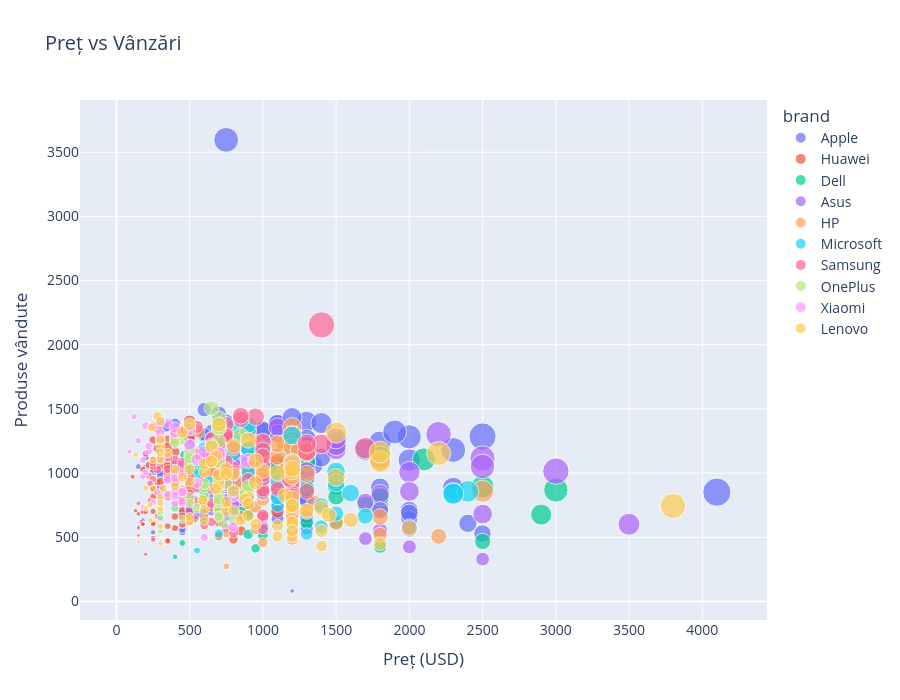

The code cell stored with this chart in its notebook:
### Markdown cell above
Grafic 4: Preț vs Vânzări (Scatter Plot)

### Code cell
fig4 = px.scatter(
    df_filtered,
    x='price',
    y='quantity_sold',
    color='brand',
    title='Preț vs Vânzări',
    labels={'price': 'Preț (USD)', 'quantity_sold': 'Produse vândute'},
    hover_data=['product_name'],
    opacity=0.7,
    size='revenue',
    size_max=20
)
fig4.update_layout(title_font_size=20, font_size=14, height=700)
fig4.show()

### Figure 1 — Plotly figure (JSON) as saved in the notebook; plotly's stock layout.template omitted (floating-point values rounded to 4 significant figures; data arrays with more than 128 entries replaced by an {"elided": "..."} marker saying what was removed)
{"data": [{"customdata": {"elided": "132x1 str values"}, "hovertemplate": "brand=Apple<br>Preț (USD)=%{x}<br>Produse vândute=%{y}<br>revenue=%{marker.size}<br>product_name=%{customdata[0]}<extra></extra>", "legendgroup": "Apple", "marker": {"color": "#636efa", "opacity": 0.7, "size": {"elided": "132 float values"}, "sizemode": "area", "sizeref": 8731.0, "symbol": "circle"}, "mode": "markers", "name": "Apple", "orientation": "v", "showlegend": true, "type": "scatter", "x": {"elided": "132 float values"}, "xaxis": "x", "y": {"elided": "132 float values"}, "yaxis": "y"}, {"customdata": [["Mate 40 (256GB, Orange)"], ["MediaPad T5 (64GB, Brown)"], ["MatePad T10s (512GB, Yellow)"], ["P30 Pro (64GB, Brown)"], ["MatePad Pro 12.6 (128GB, White)"], ["MediaPad T5 (512GB, Yellow)"], ["MediaPad T5 (512GB, Purple)"], ["MediaPad M6 (64GB, Green)"], ["P20 (256GB, Blue)"], ["P40 Pro (512GB, Brown)"], ["P20 Pro (64GB, White)"], ["Mate 20 (1TB, Gray)"], ["P20 (512GB, Black)"], ["P20 Pro (128GB, White)"], ["MediaPad M6 (1TB, Brown)"], ["P40 (64GB, Orange)"], ["P40 Pro (256GB, Red)"], ["P30 (64GB, Gray)"], ["MatePad Pro 12.6 (1TB, Yellow)"], ["MatePad 11 (512GB, Blue)"], ["P30 Pro (128GB, Orange)"], ["MatePad T10 (64GB, Blue)"], ["Mate 40 (1TB, Black)"], ["P40 Pro (1TB, Brown)"], ["MatePad T8 (512GB, Red)"], ["MatePad T8 (256GB, Green)"], ["P20 (512GB, Purple)"], ["P30 (128GB, Purple)"], ["P30 (512GB, Brown)"], ["MatePad T8 (256GB, Gray)"], ["MediaPad M6 (1TB, White)"], ["MatePad T10s (128GB, Gray)"], ["Mate 40 (256GB, Brown)"], ["P20 (64GB, Green)"], ["P20 Pro (128GB, Orange)"], ["MediaPad T5 (128GB, Orange)"], ["MatePad T8 (1TB, Black)"], ["MatePad T10s (1TB, Gray)"], ["MatePad Pro (64GB, Blue)"], ["Mate 20 (256GB, Green)"], ["Mate 30 (512GB, White)"], ["MediaPad M5 (128GB, Red)"], ["MatePad Pro (128GB, Green)"], ["P30 Pro (512GB, Green)"], ["Mate 20 (128GB, White)"], ["MatePad Pro 12.6 (1TB, Green)"], ["MatePad Pro (64GB, Orange)"], ["Nova 9 (256GB, Orange)"], ["MatePad T10 (64GB, Red)"], ["MatePad 11 (1TB, Green)"], ["MediaPad M5 (64GB, Black)"], ["Mate 40 (64GB, Brown)"], ["P30 (1TB, Green)"], ["MatePad 11 (128GB, Green)"], ["MatePad T10 (512GB, Purple)"], ["MatePad Paper (512GB, Brown)"], ["MatePad 11 (64GB, Brown)"], ["P40 (256GB, Green)"], ["P40 (256GB, Purple)"], ["MatePad Paper (64GB, Orange)"], ["MatePad 11 (512GB, Yellow)"], ["Mate 30 (128GB, Brown)"], ["P40 Pro (128GB, Black)"], ["MediaPad M5 (256GB, Black)"], ["MatePad Paper (256GB, Yellow)"], ["Nova 9 (1TB, Yellow)"], ["Nova 9 (128GB, Blue)"], ["Nova 9 (512GB, Purple)"], ["MatePad T10s (256GB, Blue)"], ["MatePad Pro (64GB, Black)"], ["MatePad T8 (512GB, Blue)"], ["P30 Pro (1TB, Yellow)"], ["Mate 20 (1TB, White)"], ["P20 Pro (256GB, Gray)"], ["MediaPad M6 (64GB, Purple)"], ["Mate 30 (1TB, Red)"], ["Mate 30 (64GB, Gray)"], ["P40 (1TB, Blue)"], ["P20 (128GB, Purple)"], ["Mate 30 (1TB, White)"], ["MediaPad M5 (64GB, Brown)"], ["P30 Pro (1TB, Green)"], ["P20 (128GB, Purple)"], ["P20 Pro (1TB, Black)"], ["Nova 9 (64GB, Yellow)"], ["MatePad Paper (128GB, Green)"], ["MatePad Pro 12.6 (128GB, Yellow)"], ["MediaPad M6 (128GB, Black)"], ["Mate 40 (128GB, Purple)"], ["MatePad T10s (64GB, Yellow)"], ["MatePad T10 (512GB, Yellow)"], ["Mate 20 (128GB, Brown)"], ["P40 (512GB, Black)"], ["MediaPad T5 (1TB, Blue)"], ["MediaPad M5 (512GB, Green)"], ["MatePad T10s (64GB, Yellow)"], ["P40 Pro (64GB, Purple)"]], "hovertemplate": "brand=Huawei<br>Preț (USD)=%{x}<br>Produse vândute=%{y}<br>revenue=%{marker.size}<br>product_name=%{customdata[0]}<extra></extra>", "legendgroup": "Huawei", "marker": {"color": "#EF553B", "opacity": 0.7, "size": [926000.0, 215600.0, 175500.0, 449600.0, 965300.0, 260700.0, 316500.0, 334000.0, 264100.0, 1196000.0, 280200.0, 649100.0, 238000.0, 440300.0, 319500.0, 361800.0, 576200.0, 330900.0, 771500.0, 794100.0, 700600.0, 87150.0, 1534000.0, 978400.0, 102400.0, 104800.0, 931000.0, 373400.0, 459100.0, 106900.0, 649400.0, 234300.0, 909300.0, 124000.0, 257200.0, 204500.0, 125500.0, 152200.0, 430100.0, 310900.0, 386700.0, 464800.0, 389900.0, 467500.0, 509200.0, 982500.0, 472100.0, 270000.0, 185400.0, 1191000.0, 284900.0, 418200.0, 629800.0, 389200.0, 221000.0, 433400.0, 394800.0, 913600.0, 637200.0, 407200.0, 322500.0, 228400.0, 355800.0, 367800.0, 328300.0, 560600.0, 342800.0, 530100.0, 73800.0, 404700.0, 91910.0, 625700.0, 799000.0, 597200.0, 151200.0, 861600.0, 298800.0, 549400.0, 165200.0, 574800.0, 373800.0, 713200.0, 165200.0, 814800.0, 420700.0, 355300.0, 712800.0, 349600.0, 761200.0, 108500.0, 139800.0, 314500.0, 810000.0, 218800.0, 205400.0, 108500.0, 460600.0], "sizemode": "area", "sizeref": 8731.0, "symbol": "circle"}, "mode": "markers", "name": "Huawei", "orientation": "v", "showlegend": true, "type": "scatter", "x": [899.0, 220.0, 250.0, 499.0, 700.0, 280.0, 300.0, 280.0, 399.0, 1099.0, 300.0, 899.0, 299.0, 350.0, 450.0, 499.0, 599.0, 300.0, 1099.0, 699.0, 499.0, 150.0, 1299.0, 1199.0, 150.0, 169.0, 749.0, 350.0, 499.0, 110.0, 650.0, 220.0, 799.0, 250.0, 250.0, 250.0, 180.0, 250.0, 499.0, 499.0, 799.0, 399.0, 599.0, 850.0, 400.0, 1099.0, 499.0, 450.0, 180.0, 899.0, 350.0, 499.0, 699.0, 450.0, 250.0, 699.0, 400.0, 699.0, 499.0, 499.0, 500.0, 400.0, 699.0, 350.0, 499.0, 699.0, 400.0, 599.0, 200.0, 499.0, 130.0, 899.0, 799.0, 450.0, 250.0, 1200.0, 450.0, 699.0, 350.0, 849.0, 299.0, 850.0, 350.0, 1200.0, 350.0, 499.0, 779.0, 350.0, 699.0, 180.0, 200.0, 250.0, 899.0, 250.0, 350.0, 180.0, 599.0], "xaxis": "x", "y": [1030.0, 980.0, 702.0, 901.0, 1379.0, 931.0, 1055.0, 1193.0, 662.0, 1088.0, 934.0, 722.0, 796.0, 1258.0, 710.0, 725.0, 962.0, 1103.0, 702.0, 1136.0, 1404.0, 581.0, 1181.0, 816.0, 683.0, 620.0, 1243.0, 1067.0, 920.0, 972.0, 999.0, 1065.0, 1138.0, 496.0, 1029.0, 818.0, 697.0, 609.0, 862.0, 623.0, 484.0, 1165.0, 651.0, 550.0, 1273.0, 894.0, 946.0, 600.0, 1030.0, 1325.0, 814.0, 838.0, 901.0, 865.0, 884.0, 620.0, 987.0, 1307.0, 1277.0, 816.0, 645.0, 571.0, 509.0, 1051.0, 658.0, 802.0, 857.0, 885.0, 369.0, 811.0, 707.0, 696.0, 1000.0, 1327.0, 605.0, 718.0, 664.0, 786.0, 472.0, 677.0, 1250.0, 839.0, 472.0, 679.0, 1202.0, 712.0, 915.0, 999.0, 1089.0, 603.0, 699.0, 1258.0, 901.0, 875.0, 587.0, 603.0, 769.0], "yaxis": "y"}, {"customdata": [["G3 15 (512GB, Gray)"], ["Latitude 7400 (64GB, Green)"], ["Inspiron 14 5000 (128GB, Green)"], ["XPS 17 (9700) (1TB, Black)"], ["Inspiron 14 5000 (256GB, Gray)"], ["Inspiron 15 3000 (1TB, Brown)"], ["Latitude 7400 (1TB, Orange)"], ["Inspiron 14 5000 (512GB, Purple)"], ["G5 15 (1TB, White)"], ["XPS 15 (9500) (64GB, Blue)"], ["Alienware m15 R3 (256GB, Black)"], ["XPS 13 (9370) (1TB, Black)"], ["XPS 15 (9500) (256GB, Yellow)"], ["XPS 15 (9500) (256GB, White)"], ["XPS 13 (9360) (256GB, Orange)"], ["XPS 17 (9700) (64GB, Yellow)"], ["XPS 15 (9500) (64GB, Yellow)"], ["XPS 13 (9360) (512GB, Purple)"], ["G3 15 (64GB, Red)"], ["Alienware m15 R3 (1TB, Gray)"], ["Inspiron 15 3000 (64GB, Green)"], ["Latitude 7400 (512GB, Orange)"], ["G3 15 (256GB, Yellow)"], ["XPS 13 (9360) (1TB, Purple)"], ["XPS 17 (9700) (256GB, Red)"], ["XPS 13 (9360) (64GB, Black)"], ["Inspiron 15 3000 (512GB, Black)"], ["Inspiron 15 3000 (256GB, Black)"], ["XPS 13 (9370) (64GB, Purple)"], ["Latitude 7400 (128GB, Gray)"], ["G5 15 (64GB, Green)"], ["Alienware m15 R3 (1TB, Brown)"], ["Alienware m15 R3 (1TB, Brown)"], ["G5 15 (512GB, Blue)"], ["Inspiron 15 3000 (1TB, Gray)"], ["G3 15 (128GB, Yellow)"], ["XPS 13 (9360) (256GB, Blue)"], ["XPS 13 (9370) (64GB, Yellow)"], ["Inspiron 14 5000 (256GB, Blue)"], ["XPS 15 (9500) (128GB, Blue)"], ["XPS 13 (9370) (512GB, Gray)"], ["Alienware m15 R3 (128GB, Blue)"], ["XPS 17 (9700) (512GB, Red)"], ["G5 15 (1TB, Brown)"], ["Latitude 7400 (256GB, Black)"], ["G5 15 (64GB, White)"]], "hovertemplate": "brand=Dell<br>Preț (USD)=%{x}<br>Produse vândute=%{y}<br>revenue=%{marker.size}<br>product_name=%{customdata[0]}<extra></extra>", "legendgroup": "Dell", "marker": {"color": "#00cc96", "opacity": 0.7, "size": [393300.0, 1473000.0, 501000.0, 1170000.0, 372000.0, 515000.0, 1346000.0, 594000.0, 1378000.0, 2238000.0, 1421000.0, 800200.0, 1226000.0, 928500.0, 713800.0, 1963000.0, 2607000.0, 1111000.0, 824200.0, 2030000.0, 139600.0, 1141000.0, 515500.0, 1526000.0, 768600.0, 1864000.0, 568200.0, 534700.0, 1274000.0, 595000.0, 888000.0, 1474000.0, 1474000.0, 1125000.0, 205200.0, 471100.0, 604800.0, 1284000.0, 773500.0, 760800.0, 1123000.0, 1465000.0, 2324000.0, 1288000.0, 926400.0, 770400.0], "sizemode": "area", "sizeref": 8731.0, "symbol": "circle"}, "mode": "markers", "name": "Dell", "orientation": "v", "showlegend": true, "type": "scatter", "x": [950.0, 1500.0, 600.0, 2500.0, 599.0, 499.0, 1500.0, 750.0, 1199.0, 2500.0, 1300.0, 1299.0, 1500.0, 1500.0, 899.0, 2900.0, 3000.0, 950.0, 750.0, 1800.0, 400.0, 1299.0, 999.0, 1200.0, 1800.0, 1500.0, 550.0, 469.0, 1800.0, 850.0, 1200.0, 1800.0, 1800.0, 1100.0, 450.0, 899.0, 900.0, 1700.0, 650.0, 1200.0, 1200.0, 1800.0, 2099.0, 1200.0, 1200.0, 1200.0], "xaxis": "x", "y": [414.0, 982.0, 835.0, 468.0, 621.0, 1032.0, 897.0, 792.0, 1149.0, 895.0, 1093.0, 616.0, 817.0, 619.0, 794.0, 677.0, 869.0, 1169.0, 1099.0, 1128.0, 349.0, 878.0, 516.0, 1272.0, 427.0, 1243.0, 1033.0, 1140.0, 708.0, 700.0, 740.0, 819.0, 819.0, 1023.0, 456.0, 524.0, 672.0, 755.0, 1190.0, 634.0, 936.0, 814.0, 1107.0, 1073.0, 772.0, 642.0], "yaxis": "y"}, {"customdata": [["ExpertBook B9 (512GB, Gray)"], ["ROG Strix Scar 15 (256GB, Black)"], ["VivoBook 15 X512 (256GB, Brown)"], ["VivoBook S15 (512GB, Red)"], ["ROG Zephyrus G14 (256GB, Purple)"], ["ZenBook 14 UX425 (128GB, Black)"], ["ZenBook Pro Duo 15 (1TB, Red)"], ["Chromebook Flip C434 (64GB, Brown)"], ["TUF Gaming A15 (128GB, Blue)"], ["ZenBook 14 UX425 (128GB, Gray)"], ["ZenBook Duo 14 (64GB, Gray)"], ["ExpertBook B9 (128GB, Orange)"], ["ZenBook 14 UX425 (256GB, White)"], ["Chromebook Flip C434 (128GB, Black)"], ["ZenBook Duo 14 (512GB, Yellow)"], ["VivoBook 15 X512 (128GB, Purple)"], ["ExpertBook B9 (256GB, Red)"], ["TUF Gaming A15 (128GB, Yellow)"], ["Chromebook Flip C434 (1TB, Gray)"], ["VivoBook S15 (1TB, Gray)"], ["ZenBook Duo 14 (64GB, Green)"], ["VivoBook 15 X512 (1TB, Orange)"], ["VivoBook S15 (256GB, Orange)"], ["TUF Gaming A15 (128GB, Green)"], ["ROG Zephyrus G14 (64GB, Orange)"], ["VivoBook S15 (512GB, Brown)"], ["ExpertBook B9 (64GB, Green)"], ["Chromebook Flip C434 (128GB, Red)"], ["ZenBook Pro Duo 15 (64GB, White)"], ["TUF Gaming A15 (1TB, Orange)"], ["ROG Strix Scar 15 (256GB, Red)"], ["ROG Strix Scar 15 (512GB, Green)"], ["ROG Zephyrus G14 (512GB, Brown)"], ["ZenBook 14 UX425 (1TB, White)"], ["ROG Zephyrus G14 (1TB, Red)"], ["TUF Gaming A15 (1TB, Red)"], ["ZenBook Pro Duo 15 (256GB, White)"], ["ZenBook 14 UX425 (128GB, Purple)"], ["ROG Strix Scar 15 (256GB, Orange)"], ["Chromebook Flip C434 (1TB, Blue)"], ["ROG Strix Scar 15 (512GB, Brown)"], ["VivoBook 15 X512 (64GB, White)"], ["ZenBook Pro Duo 15 (256GB, Gray)"], ["VivoBook S15 (64GB, Red)"], ["ZenBook Pro Duo 15 (256GB, Brown)"], ["VivoBook 15 X512 (64GB, Purple)"]], "hovertemplate": "brand=Asus<br>Preț (USD)=%{x}<br>Produse vândute=%{y}<br>revenue=%{marker.size}<br>product_name=%{customdata[0]}<extra></extra>", "legendgroup": "Asus", "marker": {"color": "#ab63fa", "opacity": 0.7, "size": [833000.0, 2016000.0, 669500.0, 844900.0, 1102000.0, 870900.0, 2786000.0, 418400.0, 734500.0, 717500.0, 997200.0, 1774000.0, 857300.0, 609000.0, 1325000.0, 424800.0, 1076000.0, 1236000.0, 671500.0, 669800.0, 1826000.0, 737100.0, 596200.0, 1001000.0, 2629000.0, 534000.0, 1702000.0, 354000.0, 2106000.0, 1502000.0, 1510000.0, 1283000.0, 1904000.0, 1495000.0, 1318000.0, 1044000.0, 3048000.0, 604800.0, 2865000.0, 826800.0, 1716000.0, 458900.0, 852000.0, 428200.0, 825000.0, 954000.0], "sizemode": "area", "sizeref": 8731.0, "symbol": "circle"}, "mode": "markers", "name": "Asus", "orientation": "v", "showlegend": true, "type": "scatter", "x": [1700.0, 2000.0, 500.0, 749.0, 1200.0, 799.0, 2499.0, 529.0, 899.0, 799.0, 1800.0, 1500.0, 799.0, 500.0, 1299.0, 400.0, 1200.0, 999.0, 599.0, 850.0, 1500.0, 650.0, 750.0, 950.0, 2499.0, 749.0, 2500.0, 500.0, 3499.0, 1200.0, 1800.0, 1800.0, 1499.0, 1100.0, 1699.0, 1199.0, 3000.0, 800.0, 2199.0, 650.0, 2000.0, 650.0, 2000.0, 750.0, 2500.0, 799.0], "xaxis": "x", "y": [490.0, 1008.0, 1339.0, 1128.0, 918.0, 1090.0, 1115.0, 791.0, 817.0, 898.0, 554.0, 1183.0, 1073.0, 1218.0, 1020.0, 1062.0, 897.0, 1237.0, 1121.0, 788.0, 1217.0, 1134.0, 795.0, 1054.0, 1052.0, 713.0, 681.0, 708.0, 602.0, 1252.0, 839.0, 713.0, 1270.0, 1359.0, 776.0, 871.0, 1016.0, 756.0, 1303.0, 1272.0, 858.0, 706.0, 426.0, 571.0, 330.0, 1194.0], "yaxis": "y"}, {"customdata": [["ENVY 15 (256GB, Purple)"], ["ProBook 450 G7 (128GB, Green)"], ["ENVY 13 (1TB, Orange)"], ["EliteBook 840 G6 (64GB, Purple)"], ["Omen 15 (512GB, Yellow)"], ["ProBook 450 G7 (1TB, Yellow)"], ["ENVY 13 (256GB, Purple)"], ["Omen 15 (64GB, Green)"], ["Pavilion 15 (128GB, Black)"], ["ZBook Firefly 14 (64GB, Brown)"], ["Spectre x360 13 (256GB, Gray)"], ["ENVY 15 (1TB, White)"], ["Spectre x360 13 (512GB, Green)"], ["Pavilion 15 (1TB, Gray)"], ["Spectre x360 13 (64GB, Gray)"], ["EliteBook 840 G6 (64GB, Red)"], ["Pavilion 14 (1TB, Purple)"], ["Spectre x360 15 (512GB, Blue)"], ["EliteBook 840 G6 (64GB, Gray)"], ["Spectre x360 15 (128GB, Yellow)"], ["Pavilion 15 (1TB, Black)"], ["Pavilion 14 (128GB, Green)"], ["Omen 15 (128GB, Black)"], ["Spectre x360 13 (128GB, Purple)"], ["ProBook 450 G7 (256GB, Blue)"], ["Spectre x360 13 (64GB, Black)"], ["ENVY 13 (64GB, Black)"], ["ENVY 13 (1TB, Purple)"], ["Spectre x360 15 (128GB, Blue)"], ["ProBook 450 G7 (1TB, Brown)"], ["ZBook Firefly 14 (512GB, Yellow)"], ["Omen 15 (1TB, Green)"], ["Pavilion 15 (64GB, Orange)"], ["ZBook Firefly 14 (128GB, Blue)"], ["ENVY 15 (128GB, Black)"], ["Omen 15 (64GB, Blue)"], ["ENVY 15 (64GB, White)"], ["Pavilion 15 (1TB, Yellow)"], ["Pavilion 14 (1TB, Orange)"], ["ZBook Firefly 14 (64GB, Yellow)"], ["ENVY 15 (64GB, Black)"], ["Pavilion 14 (256GB, White)"], ["EliteBook 840 G6 (128GB, Orange)"], ["Pavilion 14 (1TB, White)"], ["Spectre x360 15 (64GB, Black)"], ["ZBook Firefly 14 (128GB, Black)"]], "hovertemplate": "brand=HP<br>Preț (USD)=%{x}<br>Produse vândute=%{y}<br>revenue=%{marker.size}<br>product_name=%{customdata[0]}<extra></extra>", "legendgroup": "HP", "marker": {"color": "#FFA15A", "opacity": 0.7, "size": [893600.0, 834800.0, 1416000.0, 1630000.0, 1171000.0, 701100.0, 1176000.0, 1978000.0, 427900.0, 2148000.0, 795000.0, 1182000.0, 1506000.0, 927500.0, 1242000.0, 1505000.0, 659100.0, 904800.0, 847200.0, 1285000.0, 479000.0, 740900.0, 1293000.0, 457500.0, 767600.0, 1168000.0, 564600.0, 1350000.0, 741600.0, 777800.0, 916500.0, 1034000.0, 557200.0, 1556000.0, 534800.0, 1118000.0, 1057000.0, 585400.0, 401200.0, 939600.0, 1442000.0, 709800.0, 579600.0, 205500.0, 1186000.0, 1472000.0], "sizemode": "area", "sizeref": 8731.0, "symbol": "circle"}, "mode": "markers", "name": "HP", "orientation": "v", "showlegend": true, "type": "scatter", "x": [899.0, 750.0, 1150.0, 1200.0, 1150.0, 950.0, 950.0, 1800.0, 550.0, 2500.0, 1000.0, 1200.0, 1299.0, 700.0, 1099.0, 1200.0, 650.0, 1300.0, 1200.0, 1200.0, 650.0, 560.0, 1299.0, 999.0, 650.0, 1199.0, 849.0, 1099.0, 1200.0, 850.0, 1500.0, 1350.0, 750.0, 1200.0, 950.0, 2200.0, 1200.0, 649.0, 750.0, 1800.0, 1200.0, 650.0, 1200.0, 750.0, 1800.0, 1250.0], "xaxis": "x", "y": [994.0, 1113.0, 1231.0, 1358.0, 1018.0, 738.0, 1238.0, 1099.0, 778.0, 859.0, 795.0, 985.0, 1159.0, 1325.0, 1130.0, 1254.0, 1014.0, 696.0, 706.0, 1071.0, 737.0, 1323.0, 995.0, 458.0, 1181.0, 974.0, 665.0, 1228.0, 618.0, 915.0, 611.0, 766.0, 743.0, 1297.0, 563.0, 508.0, 881.0, 902.0, 535.0, 522.0, 1202.0, 1092.0, 483.0, 274.0, 659.0, 1178.0], "yaxis": "y"}, {"customdata": [["Surface Pro 9 (256GB, Purple)"], ["Surface Pro 7 (64GB, Black)"], ["Surface Go 3 (1TB, Red)"], ["Surface Pro 7 (1TB, Gray)"], ["Surface Go (1TB, Blue)"], ["Surface Pro 6 (256GB, Orange)"], ["Surface Pro 7+ (1TB, Brown)"], ["Surface Pro 7 (256GB, Blue)"], ["Surface Pro 8 (1TB, Brown)"], ["Surface Go (256GB, Red)"], ["Surface Go 2 (1TB, Orange)"], ["Surface Go 3 (256GB, Yellow)"], ["Surface Pro 7+ (256GB, Blue)"], ["Surface Pro 8 (256GB, Red)"], ["Surface Pro X (128GB, Purple)"], ["Surface Go 2 (512GB, Orange)"], ["Surface Pro 7+ (64GB, Gray)"], ["Surface Book 3 (1TB, Orange)"], ["Surface Pro 6 (256GB, Purple)"], ["Surface Go (1TB, Black)"], ["Surface Go 2 (512GB, Yellow)"], ["Surface Pro X (512GB, White)"], ["Surface Pro 6 (1TB, Red)"], ["Surface Go 2 (256GB, Brown)"], ["Surface Go 3 (64GB, Brown)"], ["Surface Go 3 (64GB, White)"], ["Surface Pro 7 (64GB, White)"], ["Surface Pro 6 (128GB, Red)"], ["Surface Pro 9 (256GB, Red)"], ["Surface Go 3 (256GB, Green)"], ["Surface Pro 8 (128GB, Green)"], ["Surface Pro 9 (64GB, Yellow)"], ["Surface Pro X (64GB, Gray)"], ["Surface Pro 7+ (64GB, Yellow)"], ["Surface Book 3 (128GB, Brown)"], ["Surface Pro 9 (128GB, Brown)"], ["Surface Pro X (512GB, Green)"], ["Surface Book 3 (64GB, Brown)"], ["Surface Pro 7 (512GB, Gray)"], ["Surface Go (256GB, White)"], ["Surface Pro X (256GB, Orange)"], ["Surface Pro 6 (512GB, Red)"], ["Surface Go (512GB, Orange)"], ["Surface Pro 8 (64GB, Purple)"]], "hovertemplate": "brand=Microsoft<br>Preț (USD)=%{x}<br>Produse vândute=%{y}<br>revenue=%{marker.size}<br>product_name=%{customdata[0]}<extra></extra>", "legendgroup": "Microsoft", "marker": {"color": "#19d3f3", "opacity": 0.7, "size": [1069000.0, 961000.0, 552100.0, 1351000.0, 841200.0, 822800.0, 1940000.0, 851400.0, 1130000.0, 547800.0, 1000000.0, 714600.0, 1236000.0, 889100.0, 1070000.0, 369800.0, 919500.0, 2058000.0, 1192000.0, 783000.0, 663400.0, 1518000.0, 1027000.0, 587800.0, 403600.0, 288900.0, 856100.0, 919600.0, 1031000.0, 622400.0, 1087000.0, 683300.0, 907200.0, 684000.0, 817000.0, 1201000.0, 1385000.0, 1929000.0, 1046000.0, 218300.0, 1550000.0, 720000.0, 494200.0, 1237000.0], "sizemode": "area", "sizeref": 8731.0, "symbol": "circle"}, "mode": "markers", "name": "Microsoft", "orientation": "v", "showlegend": true, "type": "scatter", "x": [999.0, 749.0, 799.0, 1599.0, 999.0, 1100.0, 2299.0, 899.0, 1699.0, 550.0, 800.0, 599.0, 1199.0, 1099.0, 899.0, 699.0, 750.0, 2399.0, 1000.0, 750.0, 699.0, 1499.0, 1499.0, 630.0, 400.0, 399.0, 749.0, 799.0, 1099.0, 590.0, 799.0, 1299.0, 900.0, 800.0, 1399.0, 899.0, 1499.0, 2299.0, 1399.0, 550.0, 1199.0, 1200.0, 699.0, 899.0], "xaxis": "x", "y": [1070.0, 1283.0, 691.0, 845.0, 842.0, 748.0, 844.0, 947.0, 665.0, 996.0, 1250.0, 1193.0, 1031.0, 809.0, 1190.0, 529.0, 1226.0, 858.0, 1192.0, 1044.0, 949.0, 1013.0, 685.0, 933.0, 1009.0, 724.0, 1143.0, 1151.0, 938.0, 1055.0, 1361.0, 526.0, 1008.0, 855.0, 584.0, 1336.0, 924.0, 839.0, 748.0, 397.0, 1293.0, 600.0, 707.0, 1376.0], "yaxis": "y"}, {"customdata": [["Galaxy Note10 (1TB, Black)"], ["Galaxy Note20 (512GB, Purple)"], ["Galaxy Tab S4 (256GB, Purple)"], ["Galaxy Note10 (64GB, Green)"], ["Galaxy Note10 (1TB, Yellow)"], ["Galaxy Tab S4 (64GB, White)"], ["Galaxy Tab S6 (512GB, Gray)"], ["Galaxy S10 (512GB, Orange)"], ["Galaxy S22 (1TB, Red)"], ["Galaxy Tab A7 (128GB, Green)"], ["Galaxy Tab S6 (128GB, Red)"], ["Galaxy Z Flip (128GB, Black)"], ["Galaxy S9 (512GB, Yellow)"], ["Galaxy S7 (256GB, Brown)"], ["Galaxy Tab S7 (512GB, Brown)"], ["Galaxy Tab S7 FE (256GB, Black)"], ["Galaxy Tab S7 (512GB, Yellow)"], ["Galaxy Tab S7 FE (64GB, Brown)"], ["Galaxy S20 (512GB, Brown)"], ["Galaxy Tab Active3 (256GB, Red)"], ["Galaxy S22 (128GB, Gray)"], ["Galaxy S21 (128GB, Blue)"], ["Galaxy Tab S5e (64GB, Orange)"], ["Galaxy Tab S7 FE (1TB, Orange)"], ["Galaxy S21 (256GB, Purple)"], ["Galaxy S21 (128GB, Red)"], ["Galaxy Tab Active3 (512GB, Orange)"], ["Galaxy S22 (128GB, Purple)"], ["Galaxy Tab S8 Ultra (64GB, Yellow)"], ["Galaxy Tab A8 (128GB, Gray)"], ["Galaxy S9 (1TB, Gray)"], ["Galaxy S7 (128GB, Green)"], ["Galaxy Tab Active3 (256GB, Yellow)"], ["Galaxy Note10 (1TB, Brown)"], ["Galaxy Tab A7 (128GB, Gray)"], ["Galaxy Tab S4 (128GB, Gray)"], ["Galaxy S8 (128GB, Gray)"], ["Galaxy Tab S8 Ultra (64GB, Purple)"], ["Galaxy Tab S8 Ultra (256GB, Brown)"], ["Galaxy Tab S4 (1TB, Purple)"], ["Galaxy S10 (128GB, Purple)"], ["Galaxy S9 (512GB, White)"], ["Galaxy Tab S4 (64GB, Red)"], ["Galaxy Note10 (128GB, Purple)"], ["Galaxy S9 (128GB, Purple)"], ["Galaxy Z Flip (128GB, Green)"], ["Galaxy S9 (1TB, Black)"], ["Galaxy Tab S8 Ultra (512GB, White)"], ["Galaxy Tab S8 (1TB, Gray)"], ["Galaxy S21 (128GB, Yellow)"], ["Galaxy Tab A8 (64GB, Red)"], ["Galaxy Tab S8 (128GB, Brown)"], ["Galaxy S8 (1TB, Brown)"], ["Galaxy Z Flip (1TB, Brown)"], ["Galaxy Note20 (512GB, Yellow)"], ["Galaxy Tab S5e (128GB, Black)"], ["Galaxy Tab Active3 (256GB, White)"], ["Galaxy Tab S8 (1TB, Blue)"], ["Galaxy Tab Active3 (256GB, Green)"], ["Galaxy Tab A8 (128GB, Yellow)"], ["Galaxy S8 (64GB, Blue)"], ["Galaxy Tab S7 FE (1TB, White)"], ["Galaxy Tab A7 (1TB, Gray)"], ["Galaxy Z Flip (256GB, Blue)"], ["Galaxy S8 (1TB, Yellow)"], ["Galaxy Tab S5e (64GB, Yellow)"], ["Galaxy S20 (128GB, Gray)"], ["Galaxy Note20 (1TB, Yellow)"], ["Galaxy Note20 (512GB, Red)"], ["Galaxy S7 (256GB, White)"], ["Galaxy Tab A8 (64GB, White)"], ["Galaxy Note20 (128GB, Purple)"], ["Galaxy Tab S8 (64GB, Gray)"], ["Galaxy Tab A7 (128GB, Orange)"], ["Galaxy Tab S8 Ultra (128GB, Green)"], ["Galaxy S20 (256GB, Black)"], ["Galaxy S8 (64GB, Gray)"], ["Galaxy Tab S5e (1TB, Black)"], ["Galaxy Tab S6 (128GB, Blue)"], ["Galaxy S22 (256GB, Yellow)"], ["Galaxy S10 (64GB, Yellow)"], ["Galaxy S21 (512GB, Gray)"], ["Galaxy Tab S6 (64GB, Red)"], ["Galaxy Tab A7 (512GB, White)"], ["Galaxy Tab S7 (1TB, White)"], ["Galaxy S7 (256GB, Green)"], ["Galaxy Tab A8 (512GB, Green)"], ["Galaxy S7 (128GB, Blue)"], ["Galaxy Tab S5e (256GB, Brown)"], ["Galaxy Tab S6 (64GB, Green)"]], "hovertemplate": "brand=Samsung<br>Preț (USD)=%{x}<br>Produse vândute=%{y}<br>revenue=%{marker.size}<br>product_name=%{customdata[0]}<extra></extra>", "legendgroup": "Samsung", "marker": {"color": "#FF6692", "opacity": 0.7, "size": [1115000.0, 1517000.0, 984000.0, 687800.0, 1718000.0, 287400.0, 916100.0, 964000.0, 1110000.0, 275500.0, 487300.0, 1245000.0, 379700.0, 120200.0, 828600.0, 342900.0, 818200.0, 355000.0, 791300.0, 572000.0, 794800.0, 485800.0, 361200.0, 807000.0, 1034000.0, 689900.0, 670200.0, 540300.0, 956800.0, 288100.0, 655300.0, 114600.0, 356400.0, 3017000.0, 238800.0, 484500.0, 391700.0, 1059000.0, 1367000.0, 1208000.0, 499500.0, 970000.0, 520000.0, 439300.0, 263200.0, 566000.0, 848200.0, 1014000.0, 1125000.0, 734500.0, 180800.0, 784300.0, 964700.0, 2032000.0, 671300.0, 458100.0, 621000.0, 991200.0, 403000.0, 376900.0, 77250.0, 824800.0, 238300.0, 868000.0, 1176000.0, 594000.0, 843700.0, 1596000.0, 1132000.0, 393800.0, 211400.0, 764700.0, 859600.0, 185800.0, 956000.0, 622800.0, 230600.0, 428000.0, 498500.0, 1229000.0, 366300.0, 985000.0, 336400.0, 269200.0, 855000.0, 271800.0, 370800.0, 85800.0, 746600.0, 486900.0], "sizemode": "area", "sizeref": 8731.0, "symbol": "circle"}, "mode": "markers", "name": "Samsung", "orientation": "v", "showlegend": true, "type": "scatter", "x": [1300.0, 1300.0, 750.0, 750.0, 1399.0, 350.0, 730.0, 749.0, 1199.0, 250.0, 550.0, 999.0, 299.0, 250.0, 799.0, 530.0, 750.0, 450.0, 1199.0, 650.0, 699.0, 699.0, 350.0, 799.0, 749.0, 699.0, 600.0, 699.0, 800.0, 280.0, 999.0, 150.0, 600.0, 1400.0, 250.0, 500.0, 499.0, 999.0, 950.0, 850.0, 399.0, 749.0, 400.0, 399.0, 250.0, 1000.0, 999.0, 1200.0, 1180.0, 650.0, 230.0, 699.0, 1100.0, 1699.0, 999.0, 450.0, 540.0, 1200.0, 650.0, 280.0, 150.0, 650.0, 280.0, 1000.0, 999.0, 449.0, 699.0, 1299.0, 999.0, 350.0, 230.0, 749.0, 700.0, 279.0, 999.0, 699.0, 200.0, 800.0, 650.0, 849.0, 450.0, 999.0, 350.0, 250.0, 900.0, 450.0, 400.0, 150.0, 549.0, 450.0], "xaxis": "x", "y": [858.0, 1167.0, 1312.0, 917.0, 1228.0, 821.0, 1255.0, 1287.0, 926.0, 1102.0, 886.0, 1246.0, 1270.0, 481.0, 1037.0, 647.0, 1091.0, 789.0, 660.0, 880.0, 1137.0, 695.0, 1032.0, 1010.0, 1381.0, 987.0, 1117.0, 773.0, 1196.0, 1029.0, 656.0, 764.0, 594.0, 2155.0, 955.0, 969.0, 785.0, 1060.0, 1439.0, 1421.0, 1252.0, 1295.0, 1300.0, 1101.0, 1053.0, 566.0, 849.0, 845.0, 953.0, 1130.0, 786.0, 1122.0, 877.0, 1196.0, 672.0, 1018.0, 1150.0, 826.0, 620.0, 1346.0, 515.0, 1269.0, 851.0, 868.0, 1177.0, 1323.0, 1207.0, 1229.0, 1133.0, 1125.0, 919.0, 1021.0, 1228.0, 666.0, 957.0, 891.0, 1153.0, 535.0, 767.0, 1447.0, 814.0, 986.0, 961.0, 1077.0, 950.0, 604.0, 927.0, 572.0, 1360.0, 1082.0], "yaxis": "y"}, {"customdata": [["8T (64GB, Yellow)"], ["6 (1TB, Black)"], ["6T (512GB, Green)"], ["8 (1TB, Green)"], ["8 (1TB, White)"], ["10 Pro (128GB, Green)"], ["7T (128GB, Brown)"], ["5T (256GB, Blue)"], ["5T (512GB, Red)"], ["7T (512GB, White)"], ["7T (64GB, Brown)"], ["5 (512GB, White)"], ["8T (1TB, Gray)"], ["7 Pro (1TB, Green)"], ["8 (1TB, Brown)"], ["10 Pro (512GB, Brown)"], ["6T (64GB, Gray)"], ["7 Pro (256GB, Brown)"], ["8 (64GB, Gray)"], ["5T (128GB, Brown)"], ["6T (512GB, Red)"], ["8T (128GB, Blue)"], ["6 (512GB, Black)"], ["8T (128GB, Black)"], ["5 (512GB, Green)"], ["6 (512GB, Orange)"], ["5T (256GB, Orange)"], ["6T (64GB, Purple)"], ["9 (64GB, White)"], ["7 Pro (256GB, Purple)"], ["5 (256GB, Brown)"], ["9 (64GB, Yellow)"], ["6 (64GB, Red)"], ["7T (1TB, Blue)"], ["5 (128GB, Yellow)"], ["9 (64GB, Brown)"], ["6 (512GB, White)"], ["8 (512GB, Brown)"], ["10 Pro (1TB, White)"], ["5T (1TB, Blue)"], ["6T (64GB, Blue)"], ["9 (256GB, Purple)"], ["5 (256GB, Green)"], ["7 Pro (128GB, White)"], ["7T (64GB, Yellow)"], ["10 Pro (256GB, Brown)"], ["7 Pro (256GB, Blue)"]], "hovertemplate": "brand=OnePlus<br>Preț (USD)=%{x}<br>Produse vândute=%{y}<br>revenue=%{marker.size}<br>product_name=%{customdata[0]}<extra></extra>", "legendgroup": "OnePlus", "marker": {"color": "#B6E880", "opacity": 0.7, "size": [567100.0, 531900.0, 680600.0, 943600.0, 779400.0, 589300.0, 291300.0, 585800.0, 946400.0, 569400.0, 336400.0, 873100.0, 548100.0, 692100.0, 803700.0, 1096000.0, 196100.0, 996100.0, 210500.0, 336100.0, 977400.0, 382500.0, 762600.0, 532400.0, 506800.0, 444000.0, 636800.0, 376400.0, 503900.0, 485800.0, 400200.0, 163900.0, 244300.0, 791100.0, 293200.0, 288400.0, 465500.0, 460600.0, 702100.0, 382200.0, 208100.0, 504200.0, 543100.0, 557900.0, 492400.0, 556400.0, 399100.0], "sizemode": "area", "sizeref": 8731.0, "symbol": "circle"}, "mode": "markers", "name": "OnePlus", "orientation": "v", "showlegend": true, "type": "scatter", "x": [449.0, 599.0, 499.0, 699.0, 899.0, 699.0, 399.0, 499.0, 699.0, 499.0, 399.0, 699.0, 599.0, 749.0, 899.0, 849.0, 299.0, 699.0, 299.0, 299.0, 649.0, 449.0, 699.0, 499.0, 699.0, 729.0, 699.0, 299.0, 399.0, 599.0, 499.0, 299.0, 299.0, 649.0, 349.0, 450.0, 699.0, 699.0, 849.0, 499.0, 299.0, 799.0, 699.0, 499.0, 399.0, 699.0, 549.0], "xaxis": "x", "y": [1263.0, 888.0, 1364.0, 1350.0, 867.0, 843.0, 730.0, 1174.0, 1354.0, 1141.0, 843.0, 1249.0, 915.0, 924.0, 894.0, 1291.0, 656.0, 1425.0, 704.0, 1124.0, 1506.0, 852.0, 1091.0, 1067.0, 725.0, 609.0, 911.0, 1259.0, 1263.0, 811.0, 802.0, 548.0, 817.0, 1219.0, 840.0, 641.0, 666.0, 659.0, 827.0, 766.0, 696.0, 631.0, 777.0, 1118.0, 1234.0, 796.0, 727.0], "yaxis": "y"}, {"customdata": [["Mi 10 (64GB, Orange)"], ["Mi 11 (1TB, Gray)"], ["Mi 10 (256GB, Orange)"], ["Mi 9 (64GB, Green)"], ["Mi 10 (1TB, Brown)"], ["11T (1TB, Yellow)"], ["Mi 9 (256GB, Red)"], ["Redmi Note 10 (1TB, Green)"], ["Mi 11 (128GB, Gray)"], ["Redmi Note 11 (128GB, Purple)"], ["Redmi Note 9 (1TB, White)"], ["Mi 11 (64GB, Green)"], ["12 (256GB, Gray)"], ["11T (1TB, White)"], ["Poco F3 (256GB, Green)"], ["Redmi Note 10 (64GB, Blue)"], ["12 (1TB, Black)"], ["Poco F3 (128GB, Blue)"], ["Redmi Note 9 (128GB, Brown)"], ["Poco F3 (256GB, Black)"], ["Poco F3 (512GB, White)"], ["11T (128GB, Yellow)"], ["Redmi Note 11 (1TB, Brown)"], ["Redmi Note 10 (64GB, Yellow)"], ["Redmi Note 11 (1TB, Gray)"], ["Mi 9 (128GB, Red)"], ["Mi 11 (64GB, Orange)"], ["Mi 8 (256GB, Blue)"], ["Redmi Note 9 (256GB, Purple)"], ["Redmi Note 10 (64GB, Brown)"], ["Mi 10 (1TB, Gray)"], ["Mi 10 (64GB, Red)"], ["Mi 8 (256GB, Purple)"], ["Mi 8 (1TB, Gray)"], ["Mi 8 (256GB, Gray)"], ["12 (1TB, Gray)"], ["Mi 9 (256GB, Purple)"], ["Mi 9 (64GB, Gray)"], ["11T (512GB, Black)"], ["Mi 11 (1TB, Orange)"], ["12 (1TB, Blue)"], ["12 (1TB, Purple)"], ["Mi 8 (512GB, Black)"], ["11T (1TB, Gray)"], ["Redmi Note 10 (128GB, Gray)"], ["Redmi Note 9 (64GB, Purple)"]], "hovertemplate": "brand=Xiaomi<br>Preț (USD)=%{x}<br>Produse vândute=%{y}<br>revenue=%{marker.size}<br>product_name=%{customdata[0]}<extra></extra>", "legendgroup": "Xiaomi", "marker": {"color": "#FF97FF", "opacity": 0.7, "size": [251800.0, 657600.0, 609300.0, 272600.0, 607200.0, 299500.0, 331800.0, 236400.0, 670700.0, 257800.0, 402200.0, 384400.0, 193000.0, 699000.0, 486200.0, 195200.0, 305600.0, 334900.0, 198400.0, 391700.0, 526800.0, 418900.0, 292200.0, 132800.0, 341600.0, 333600.0, 540600.0, 238600.0, 341800.0, 175700.0, 465000.0, 375900.0, 382500.0, 347400.0, 383800.0, 1305000.0, 328000.0, 201400.0, 507600.0, 985300.0, 105100.0, 172800.0, 446800.0, 804500.0, 266900.0, 188000.0], "sizemode": "area", "sizeref": 8731.0, "symbol": "circle"}, "mode": "markers", "name": "Xiaomi", "orientation": "v", "showlegend": true, "type": "scatter", "x": [299.0, 799.0, 499.0, 199.0, 549.0, 599.0, 350.0, 300.0, 499.0, 220.0, 399.0, 400.0, 250.0, 599.0, 350.0, 199.0, 399.0, 299.0, 180.0, 299.0, 400.0, 299.0, 350.0, 180.0, 400.0, 300.0, 399.0, 299.0, 250.0, 180.0, 799.0, 300.0, 450.0, 450.0, 450.0, 1199.0, 399.0, 200.0, 550.0, 899.0, 90.0, 120.0, 450.0, 699.0, 220.0, 150.0], "xaxis": "x", "y": [842.0, 823.0, 1221.0, 1370.0, 1106.0, 500.0, 948.0, 788.0, 1344.0, 1172.0, 1008.0, 961.0, 772.0, 1167.0, 1389.0, 981.0, 766.0, 1120.0, 1102.0, 1310.0, 1317.0, 1401.0, 835.0, 738.0, 854.0, 1112.0, 1355.0, 798.0, 1367.0, 976.0, 582.0, 1253.0, 850.0, 772.0, 853.0, 1088.0, 822.0, 1007.0, 923.0, 1096.0, 1168.0, 1440.0, 993.0, 1151.0, 1213.0, 1253.0], "yaxis": "y"}, {"customdata": [["Tab P11 (256GB, White)"], ["Yoga 9i (1TB, Purple)"], ["Yoga Smart Tab (1TB, Purple)"], ["ThinkPad X12 Detachable (512GB, White)"], ["Tab P12 Pro (512GB, Orange)"], ["Yoga 9i (256GB, Red)"], ["ThinkPad X1 Carbon (7th Gen) (64GB, Purple)"], ["Yoga 9i (1TB, Red)"], ["IdeaPad Duet Chromebook (512GB, Green)"], ["IdeaPad 5 (128GB, Green)"], ["Tab P11 Pro (128GB, Brown)"], ["Tab P11 Pro (1TB, Green)"], ["ThinkPad T14 (64GB, Green)"], ["Tab M8 (256GB, Purple)"], ["IdeaPad 5 (256GB, Brown)"], ["Tab M8 (512GB, White)"], ["Tab P12 Pro (1TB, White)"], ["IdeaPad 5 (1TB, White)"], ["IdeaPad Duet 3 (1TB, Orange)"], ["Yoga Smart Tab (256GB, Brown)"], ["Yoga Slim 7 (512GB, Red)"], ["ThinkPad X1 Carbon (7th Gen) (256GB, Red)"], ["ThinkPad X12 Detachable (64GB, Brown)"], ["ThinkPad X1 Carbon (7th Gen) (128GB, Green)"], ["ThinkBook 15 (64GB, Black)"], ["IdeaPad Duet Chromebook (512GB, Brown)"], ["Legion 7 (512GB, Orange)"], ["IdeaPad Duet Chromebook (128GB, Orange)"], ["ThinkPad X1 Carbon (7th Gen) (512GB, Gray)"], ["Tab P12 Pro (128GB, Brown)"], ["Yoga Slim 7 (256GB, Yellow)"], ["ThinkPad T14 (64GB, Brown)"], ["IdeaPad Duet 3 (64GB, White)"], ["Tab P11 Pro (512GB, Brown)"], ["IdeaPad Flex 5 (128GB, Purple)"], ["IdeaPad Duet 3 (1TB, White)"], ["Legion 5 (64GB, Yellow)"], ["Tab P12 Pro (128GB, Blue)"], ["Tab M8 (512GB, Black)"], ["Tab P11 Pro (512GB, White)"], ["ThinkPad T14 (256GB, Green)"], ["Tab P11 (256GB, Yellow)"], ["Tab P12 Pro (256GB, Red)"], ["ThinkPad X1 Yoga (4th Gen) (512GB, Yellow)"], ["IdeaPad 5 (64GB, Purple)"], ["Tab M8 (1TB, White)"], ["Tab P11 (64GB, Blue)"], ["Legion 5 (256GB, Blue)"], ["Tab M10 FHD Plus (128GB, White)"], ["Tab M8 (128GB, Purple)"], ["IdeaPad Flex 5 (512GB, Orange)"], ["Tab P11 (128GB, Green)"], ["Yoga 9i (128GB, Brown)"], ["Yoga Slim 7 (1TB, Blue)"], ["IdeaPad Duet Chromebook (256GB, Green)"], ["IdeaPad Flex 5 (1TB, Gray)"], ["ThinkPad X1 Yoga (4th Gen) (256GB, White)"], ["Yoga Tab 13 (256GB, Gray)"], ["Tab M10 FHD Plus (128GB, Gray)"], ["ThinkBook 15 (128GB, White)"], ["Yoga 9i (512GB, White)"], ["ThinkPad X1 Carbon (7th Gen) (64GB, Black)"], ["Legion 5 (128GB, White)"], ["IdeaPad Flex 5 (128GB, Orange)"], ["Yoga Slim 7 (1TB, Red)"], ["Legion 5 (512GB, Green)"], ["ThinkPad T14 (256GB, White)"], ["ThinkPad X1 Yoga (4th Gen) (128GB, Yellow)"], ["ThinkPad X12 Detachable (128GB, White)"], ["Tab M10 FHD Plus (512GB, Green)"], ["IdeaPad Duet 3 (64GB, Yellow)"], ["Yoga Smart Tab (64GB, White)"], ["ThinkPad T14 (1TB, Gray)"], ["IdeaPad 5 (128GB, Purple)"], ["Tab M10 FHD Plus (1TB, Yellow)"], ["Yoga Tab 13 (256GB, White)"], ["Yoga Tab 13 (128GB, Red)"], ["Yoga Smart Tab (512GB, Orange)"], ["Tab P11 Pro (1TB, Black)"], ["ThinkBook 15 (256GB, Green)"], ["ThinkPad X1 Yoga (4th Gen) (128GB, Black)"], ["Tab P11 (64GB, Black)"], ["Legion 7 (64GB, Red)"], ["Yoga Slim 7 (512GB, Gray)"], ["ThinkPad X12 Detachable (256GB, White)"], ["IdeaPad Flex 5 (1TB, Purple)"], ["Yoga Tab 13 (64GB, Gray)"], ["ThinkPad X12 Detachable (128GB, Brown)"], ["Legion 5 (512GB, Black)"], ["IdeaPad Duet Chromebook (256GB, Red)"], ["ThinkBook 15 (512GB, Gray)"]], "hovertemplate": "brand=Lenovo<br>Preț (USD)=%{x}<br>Produse vândute=%{y}<br>revenue=%{marker.size}<br>product_name=%{customdata[0]}<extra></extra>", "legendgroup": "Lenovo", "marker": {"color": "#FECB52", "opacity": 0.7, "size": [361800.0, 1018000.0, 378600.0, 604800.0, 1131000.0, 1166000.0, 1957000.0, 2094000.0, 358300.0, 783900.0, 311400.0, 688700.0, 811800.0, 177000.0, 607800.0, 135300.0, 727300.0, 538000.0, 466000.0, 217200.0, 573800.0, 651200.0, 1294000.0, 721200.0, 862800.0, 688100.0, 1450000.0, 403700.0, 1216000.0, 513500.0, 698800.0, 2537000.0, 331000.0, 792600.0, 592600.0, 467300.0, 1974000.0, 378000.0, 145200.0, 643200.0, 606000.0, 281900.0, 652900.0, 770000.0, 965300.0, 148600.0, 172400.0, 1014000.0, 219800.0, 69450.0, 524200.0, 242800.0, 774600.0, 919700.0, 420100.0, 566400.0, 739200.0, 768600.0, 145400.0, 708100.0, 1019000.0, 1144000.0, 1042000.0, 329800.0, 660000.0, 951000.0, 1242000.0, 687600.0, 1099000.0, 175200.0, 230400.0, 325400.0, 975800.0, 427800.0, 436000.0, 689200.0, 410600.0, 404900.0, 968800.0, 775500.0, 969600.0, 276000.0, 2830000.0, 880600.0, 896400.0, 582000.0, 597000.0, 558800.0, 600500.0, 347400.0, 744800.0], "sizemode": "area", "sizeref": 8731.0, "symbol": "circle"}, "mode": "markers", "name": "Lenovo", "orientation": "v", "showlegend": true, "type": "scatter", "x": [300.0, 1600.0, 300.0, 1400.0, 900.0, 1200.0, 1800.0, 1799.0, 399.0, 650.0, 499.0, 799.0, 1800.0, 200.0, 600.0, 300.0, 899.0, 850.0, 500.0, 300.0, 950.0, 1100.0, 1200.0, 1200.0, 1200.0, 499.0, 1499.0, 280.0, 1200.0, 499.0, 879.0, 2200.0, 299.0, 799.0, 450.0, 590.0, 1500.0, 599.0, 200.0, 600.0, 1200.0, 320.0, 699.0, 1400.0, 700.0, 130.0, 229.0, 999.0, 250.0, 150.0, 750.0, 299.0, 1199.0, 1299.0, 299.0, 800.0, 1200.0, 679.0, 230.0, 649.0, 1400.0, 2000.0, 950.0, 499.0, 1200.0, 1150.0, 1200.0, 900.0, 1099.0, 299.0, 300.0, 240.0, 1450.0, 600.0, 450.0, 699.0, 399.0, 350.0, 800.0, 750.0, 1200.0, 250.0, 3799.0, 950.0, 1200.0, 750.0, 680.0, 1100.0, 899.0, 299.0, 750.0], "xaxis": "x", "y": [1206.0, 636.0, 1262.0, 432.0, 1257.0, 972.0, 1087.0, 1164.0, 898.0, 1206.0, 624.0, 862.0, 451.0, 885.0, 1013.0, 451.0, 809.0, 633.0, 932.0, 724.0, 604.0, 592.0, 1078.0, 601.0, 719.0, 1379.0, 967.0, 1442.0, 1013.0, 1029.0, 795.0, 1153.0, 1107.0, 992.0, 1317.0, 792.0, 1316.0, 631.0, 726.0, 1072.0, 505.0, 881.0, 934.0, 550.0, 1379.0, 1143.0, 753.0, 1015.0, 879.0, 463.0, 699.0, 812.0, 646.0, 708.0, 1405.0, 708.0, 616.0, 1132.0, 632.0, 1091.0, 728.0, 572.0, 1097.0, 661.0, 550.0, 827.0, 1035.0, 764.0, 1000.0, 586.0, 768.0, 1356.0, 673.0, 713.0, 969.0, 986.0, 1029.0, 1157.0, 1211.0, 1034.0, 808.0, 1104.0, 745.0, 927.0, 747.0, 776.0, 878.0, 508.0, 668.0, 1162.0, 993.0], "yaxis": "y"}], "layout": {"font": {"size": 14}, "height": 700, "legend": {"itemsizing": "constant", "title": {"text": "brand"}, "tracegroupgap": 0}, "title": {"font": {"size": 20}, "text": "Preț vs Vânzări"}, "xaxis": {"anchor": "y", "domain": [0, 1], "title": {"text": "Preț (USD)"}}, "yaxis": {"anchor": "x", "domain": [0, 1], "title": {"text": "Produse vândute"}}}}
